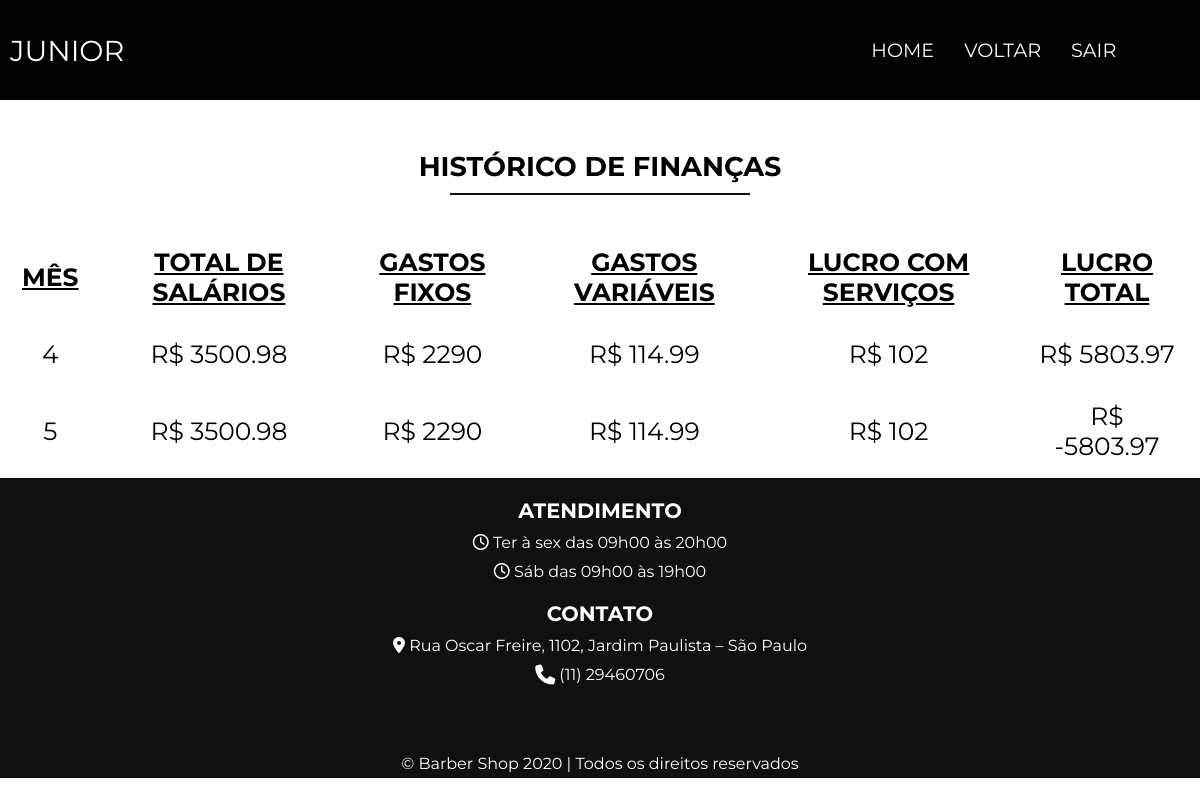
The app's page /financas/historico.php (signed in) with its own data.
### tables this page shows
CREATE TABLE IF NOT EXISTS `tb_proprietario` (
  `idProprietario` int(11) NOT NULL AUTO_INCREMENT,
  `nome` varchar(45) NOT NULL,
  `email_proprietario` varchar(255) NOT NULL,
  `senha_proprietario` varchar(32) NOT NULL,
  PRIMARY KEY (`idProprietario`)
);

CREATE TABLE IF NOT EXISTS `tb_financas` (
  `idFinancas` double NOT NULL AUTO_INCREMENT,
  `salarios` double NOT NULL,
  `gastosfixos` double NOT NULL,
  `gastosvariaveis` double NOT NULL,
  `lucroservicos` double NOT NULL,
  `lucrototal` double NOT NULL,
  `mes` varchar(20) NOT NULL,
  PRIMARY KEY (`idFinancas`)
);

### financas/historico.php (the view, shortened to what this page needs)
<?php
require_once '../crud/conexaoDB.php';
if(!isset($_SESSION['proprietario'])){
    header ('location: ../cadastro-login/login-funcionario.html');
}
else{
    $idProprietario = $_SESSION['id_proprietario'];
    $sql = "SELECT * FROM tb_proprietario WHERE idProprietario = '$idProprietario'";
    $result = mysqli_query($conexao, $sql);
    $dados = mysqli_fetch_array($result);
}
?>
<!DOCTYPE html>
<html lang="pt-br">
<head>
    <link rel="stylesheet" href="../css/perfis.css">
</head>
<body>
    <header>
        <p class="name"><?php echo $dados['nome']; ?></p>
        <nav>
            <ul>
                <li><a href="../index.php">Home</a></li>
                <li><a href="painelfinancas.php">Voltar</a></li>
                <li><a href="../crud/logout.php">Sair</a></li>
            </ul>
        </nav>
    </header>
        <section>
            <h3>Histórico de Finanças</h3>
            <hr><br>
                <table>
                    <thead>
                        <tr>
                            <th>Mês</th>
                            <th>Total de Salários</th>
                            <th>Gastos Fixos</th>
                            <th>Gastos Variáveis</th>
                            <th>Lucro com Serviços</th>
                            <th>Lucro Total</th>
                        </tr>
                    </thead>
                    <tbody>
                    <?php
                        $sql = mysqli_query($conexao, "SELECT * FROM tb_financas");
                        while($dados = mysqli_fetch_array($sql)){
                    ?>
                        <tr>
                            <td><?php echo $dados['mes'];?></td>
                            <td>R$ <?php echo $dados['salarios'];?></td>
                            <td>R$ <?php echo $dados['gastosfixos'];?></td>
                            <td>R$ <?php echo $dados['gastosvariaveis'];?></td>
                            <td>R$ <?php echo $dados['lucroservicos'];?></td>
                            <td>R$ <?php echo $dados['lucrototal'];?></td>
                        </tr>
                    <?php
                        }
                    ?>
                    </tbody>
                </table>
            </section>
    <footer>
        <h2 class="title">Atendimento</h2>
        <ul class="infos">
            <li><i class="far fa-clock"></i> Ter à sex das 09h00 às 20h00 </li>
            <li><i class="far fa-clock"></i>  Sáb das 09h00 às 19h00 </li>
        </ul>
        <h2 class="title">Contato</h2>
        <ul class="infos">
            <li><i class="fas fa-map-marker-alt"></i> Rua Oscar Freire, 1102, Jardim Paulista – São Paulo </li>
            <li><i class="fa fa-phone fa-lg"></i> (11) 29460706 </li>
        </ul>
        <p>© Barber Shop 2020 | Todos os direitos reservados</p>
        </footer>
</body>
</html>

### css/perfis.css (style rules this page uses)
* { margin: 0; padding: 0; font-size: 100%; box-sizing: border-box; font-family: 'Montserrat', sans-serif; }
nav, ul { list-style: none; }
a { text-decoration: none; cursor: pointer; color: #fff; }
header { width: 100%; background-color: #000; display: flex; position: absolute; top: 0; left: 0; align-items: center; font-size: 1.2em; justify-content: space-between; height: 100px; text-transform: uppercase; margin-bottom: 300px; }
header .name { color: #fff; margin-right: 500px; font-size: 1.5em; width: 500px; display: flex; margin-left: 10px; }
header nav ul { display: flex; margin-left: -25%; }
header nav ul a { padding: 0 15px; color: #fff; text-align: center; }
section { margin-top: 150px; display: flex; flex-direction: column; align-items: center; }
section h3 { font-size: 1.7rem; margin-bottom: 10px; text-transform: uppercase; }
section hr { width: 300px; background-color: #101010; margin-bottom: 10px; border: 1px solid #101010 }
section table { font-size: 1.2em; text-transform: uppercase; text-align: center; }
section table th { text-decoration: underline; }
section table th, td { padding: 15px 20px; }
section { display: flex; font-size: 1.3em; margin-top: 150px; flex-direction: column; align-items: center; text-transform: uppercase; }
footer { width: 100%; height: 300px; background-color: #101010; color: #fff; display: flex; flex-direction: column; align-items: center; }
footer h2 { font-size: 1.3em; text-transform: uppercase; margin-top: 20px }
footer ul { font-size: 1em; text-align: center; }
footer ul li { margin-top: 10px; }
footer p { margin-top: 70px }

### records on screen
tb_proprietario: nome "JUNIOR"
tb_financas: mes "4", salarios "3500.98", gastosfixos "2290", gastosvariaveis "114.99", lucroservicos "102", lucrototal "5803.97"
tb_financas: mes "5", salarios "3500.98", gastosfixos "2290", gastosvariaveis "114.99", lucroservicos "102", lucrototal "-5803.97"
